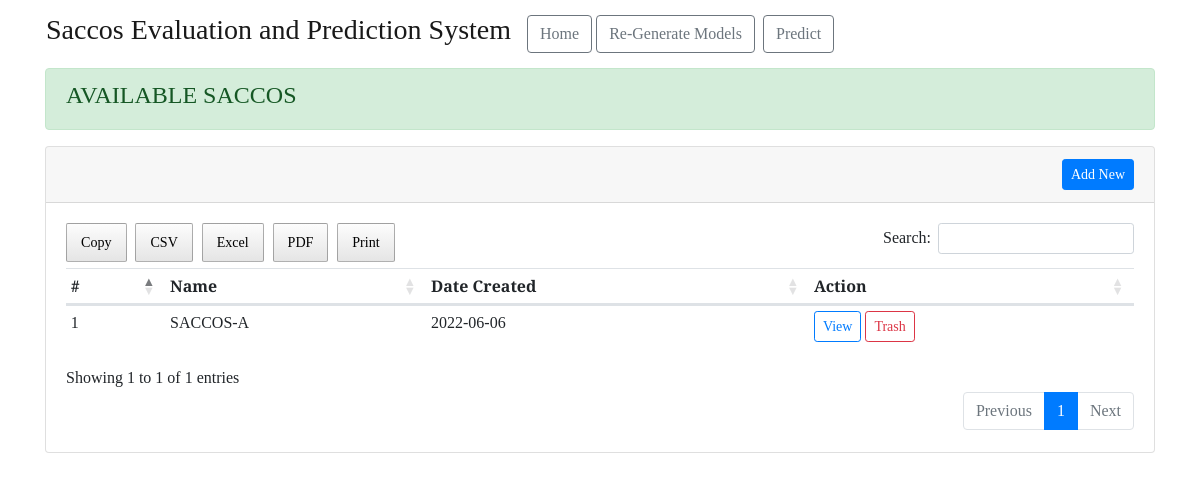
Before: / with the older database file.
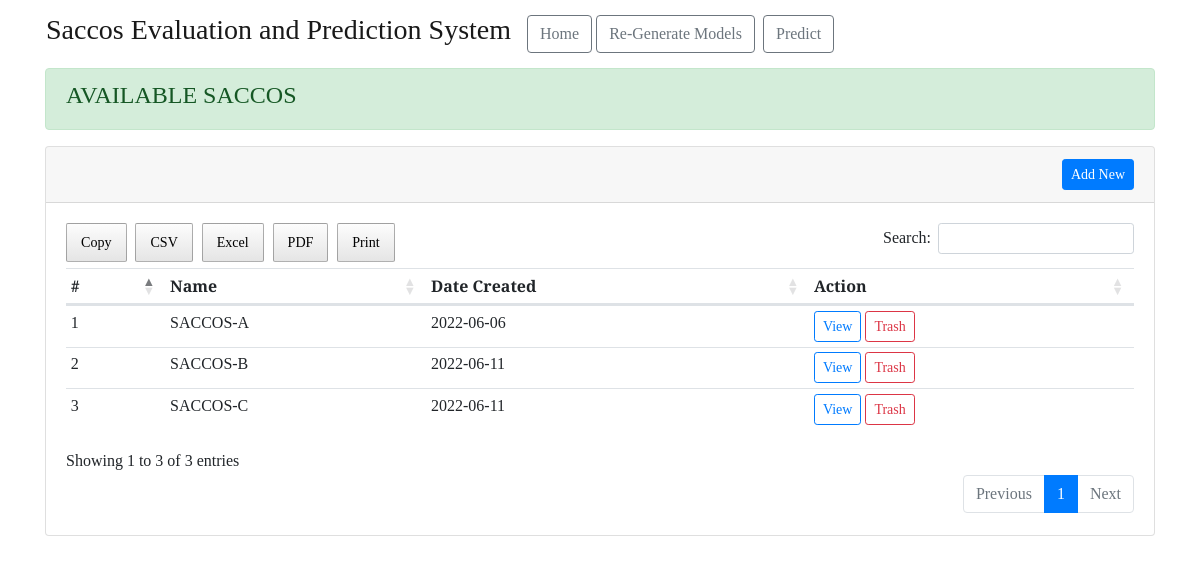
After: the same page with the newer database file.
### saccoss_prediction/models.py (models this page shows)
class Saccos(db.Model):
    id = db.Column(db.Integer, primary_key=True)
    name = db.Column(db.String(1000))
    date_created = db.Column(
        db.DateTime, nullable=False, default=datetime.utcnow)
    prediction_models = db.relationship(
        'PredictionModels', cascade="all,delete", backref='author', lazy=True)
    evaluations = db.relationship(
        'Evaluations', cascade="all,delete", backref='author', lazy=True)
    actual_and_predicted = db.relationship(
        'ActualAndPredicted', cascade="all,delete", backref='author', lazy=True)

### saccoss_prediction/main.py (the view)
@main.route('/')
def index():
    list_of_saccos = Saccos.query.all()
    title = 'Saccos Evaluation and Prediction System (SEPS)'
    return render_template(
        'index.html',
        title=title,
        list_of_saccos=list_of_saccos
    )

### saccoss_prediction/templates/index.html (shortened to what this page needs)
{% extends "base.html" %} {% block head %} {{ super() }}
<link rel="stylesheet" href="{{ url_for('static', filename= 'extended_beauty.css') }}" />
{% endblock %} {% block content %}
<div class="page">
    <div class="container">
        <div class="alert alert-success" role="alert">
            <h4>AVAILABLE SACCOS</h4>
        </div>
    <div class="card mb-2">
        <div class="card-header container-fluid">
            <div class="row">
                <div class="col-md-10">
                </div>
                <div class="col-md-2 float-right">
                    <button class="btn btn-sm btn-primary float-right" data-toggle="collapse"
                        data-target="#addSaccossCollapse">
                         Add New
                    </button>
                </div>
            </div>
        </div>
        <div class="card-body">
            <div class="table-responsive">
                <table class="table table-sm" id="dataTable">
                    <thead>
                        <tr>
                            <th>#</th>
                            <th>Name</th>
                            <th>Date Created</th>
                            <th>Action</th>
                        </tr>
                    </thead>
                    <tbody>
                        {% for saccoss in list_of_saccos %}
                        <tr>
                            <td> {{ loop.index }} </td>
                            <td> {{ saccoss.name }} </td>
                            <td>{{ saccoss.date_created.strftime('%Y-%m-%d') }}</td>
                            <td>
                                <a href="{{ url_for('main.view_saccos', saccos_id=saccoss.id) }}"
                                    class="btn btn-outline-primary btn-sm" role="button">View
                                </a>
                                <a href="{{ url_for('main.delete_saccos', saccos_id=saccoss.id) }}"
                                    class="btn btn-outline-danger btn-sm" role="button">Trash
                                </a>
                            </td>
                        </tr>
                        {% endfor %}
                    </tbody>
                </table>
            </div>
        </div>
    </div>
</div>
</div>
{% endblock %}

### saccoss_prediction/templates/base.html (shortened to what this page needs)
<!DOCTYPE html>
<html lang="en">
<head>
  {% block head %}
  <link rel="stylesheet" href="{{ url_for('static', filename= 'beauty.css') }}" />
  <link rel="stylesheet" href="https://maxcdn.bootstrapcdn.com/bootstrap/4.0.0/css/bootstrap.min.css"
 />
  <link rel="stylesheet" href="{{ url_for('static', filename= 'dataTables.bootstrap4.css') }}" />
  <link rel="stylesheet" href="{{ url_for('static', filename= 'buttons.dataTables.min.css') }}" />
  {% endblock %}
</head>
<body>
  <nav class="navbar navbar-expand-lg navbar-light container">
    <a class="navbar-brand" href="{{ url_for('main.index') }}">
      <h3>Saccos Evaluation and Prediction System </h3>
    </a>
    <ul class="navbar-nav mr-auto">
      <li class="nav-item active">
        <a href="{{ url_for('main.index') }}" class="btn btn-outline-secondary" role="button"
          aria-pressed="true">Home</a>
      </li>
      <li class="nav-item">
        <a href="{{ url_for('generate_model.generate') }}" class="btn btn-outline-secondary mx-sm-1"
          role="button">Re-Generate
          Models</a>
      </li>
      <li class="nav-item">
        <a href="{{ url_for('main.do_predict') }}" class="btn btn-outline-secondary mx-sm-1" role="button">Predict</a>
      </li>
    </ul>
  </nav>
  {% block content %} {% endblock %}
</body>
</html>

### saccoss_prediction/static/beauty.css (style rules this page uses)
* { font-family: "Arvo", serif; }

### saccoss_prediction/static/extended_beauty.css (style rules this page uses)
h1, h2, h4, p { font-family: "Arvo", serif; }

Changed rows visible on the page:
added Saccos: name "SACCOS-B", date_created "2022-06-11"
added Saccos: name "SACCOS-C", date_created "2022-06-11"
Other visible differences:
text written by a page script: "Copy CSV Excel PDF Print Search: Showing 1 to 1 of 1 entries Previous 1 Next" → "Copy CSV Excel PDF Print Search: Showing 1 to 3 of 3 entries Previous 1 Next"
